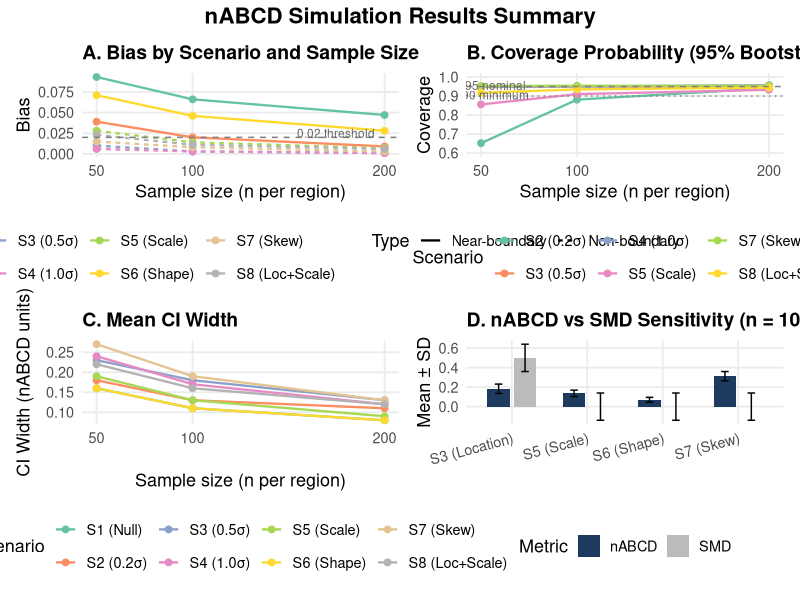

This figure's R source:
# Plot simulation results from nABCD paper tables
# Generates 4 panels for review

library(ggplot2)
library(tidyr)
library(dplyr)
library(patchwork)

# ---- Data from paper tables ----

# Table 3: Bias
bias_df <- data.frame(
  Scenario = rep(c("S1 (Null)", "S2 (0.2σ)", "S3 (0.5σ)", "S4 (1.0σ)",
                    "S5 (Scale)", "S6 (Shape)", "S7 (Skew)", "S8 (Loc+Scale)"), each = 3),
  True_nABCD = rep(c(0.000, 0.073, 0.180, 0.328, 0.122, 0.024, 0.304, 0.175), each = 3),
  n = rep(c(50, 100, 200), 8),
  Bias = c(0.093, 0.066, 0.047,  # S1
           0.039, 0.020, 0.009,  # S2
           0.010, 0.003, 0.001,  # S3
           0.006, 0.003, 0.001,  # S4
           0.028, 0.014, 0.007,  # S5
           0.071, 0.046, 0.028,  # S6
           0.015, 0.008, 0.003,  # S7
           0.023, 0.011, 0.006)  # S8
)

# Table 4: Coverage
coverage_df <- data.frame(
  Scenario = rep(c("S2 (0.2σ)", "S3 (0.5σ)", "S4 (1.0σ)",
                    "S5 (Scale)", "S7 (Skew)", "S8 (Loc+Scale)"), each = 3),
  n = rep(c(50, 100, 200), 6),
  Coverage = c(0.652, 0.881, 0.941,  # S2
               0.947, 0.951, 0.947,  # S3
               0.950, 0.950, 0.957,  # S4
               0.856, 0.910, 0.933,  # S5
               0.953, 0.954, 0.954,  # S7
               0.917, 0.935, 0.944)  # S8
)

# Table 5: RMSE and CI width
precision_df <- data.frame(
  Scenario = rep(c("S1 (Null)", "S2 (0.2σ)", "S3 (0.5σ)", "S4 (1.0σ)",
                    "S5 (Scale)", "S6 (Shape)", "S7 (Skew)", "S8 (Loc+Scale)"), each = 3),
  n = rep(c(50, 100, 200), 8),
  RMSE = c(0.099, 0.069, 0.049,
           0.061, 0.044, 0.032,
           0.067, 0.048, 0.035,
           0.062, 0.043, 0.030,
           0.053, 0.036, 0.025,
           0.080, 0.053, 0.033,
           0.070, 0.049, 0.034,
           0.062, 0.043, 0.030),
  CI_Width = c(0.16, 0.11, 0.08,
               0.18, 0.13, 0.11,
               0.23, 0.18, 0.13,
               0.24, 0.17, 0.12,
               0.19, 0.13, 0.09,
               0.16, 0.11, 0.08,
               0.27, 0.19, 0.13,
               0.22, 0.16, 0.12)
)

# Table 6: SMD comparison (n=100)
smd_df <- data.frame(
  Scenario = c("S3 (Location)", "S5 (Scale)", "S6 (Shape)", "S7 (Skew)"),
  nABCD_mean = c(0.183, 0.136, 0.070, 0.312),
  nABCD_sd = c(0.048, 0.033, 0.025, 0.048),
  SMD_mean = c(0.50, 0.00, 0.00, 0.00),
  SMD_sd = c(0.14, 0.14, 0.14, 0.14)
)

# ---- Theme ----
theme_paper <- theme_minimal(base_size = 13) +
  theme(
    plot.title = element_text(face = "bold", size = 14),
    strip.text = element_text(face = "bold"),
    legend.position = "bottom",
    panel.grid.minor = element_blank()
  )

# ---- Plot 1: Bias ----
bias_df$n_factor <- factor(bias_df$n)
bias_df$Scenario <- factor(bias_df$Scenario,
  levels = c("S1 (Null)", "S2 (0.2σ)", "S3 (0.5σ)", "S4 (1.0σ)",
             "S5 (Scale)", "S6 (Shape)", "S7 (Skew)", "S8 (Loc+Scale)"))

# Color: boundary scenarios in red, others in blue
bias_df$Type <- ifelse(bias_df$Scenario %in% c("S1 (Null)", "S2 (0.2σ)", "S6 (Shape)"),
                       "Near-boundary", "Non-boundary")

p1 <- ggplot(bias_df, aes(x = n, y = Bias, color = Scenario, linetype = Type)) +
  geom_line(linewidth = 0.8) +
  geom_point(size = 2) +
  geom_hline(yintercept = 0.02, linetype = "dashed", color = "gray50", linewidth = 0.5) +
  annotate("text", x = 195, y = 0.025, label = "0.02 threshold", size = 3, color = "gray40", hjust = 1) +
  scale_x_continuous(breaks = c(50, 100, 200)) +
  scale_color_brewer(palette = "Set2") +
  labs(title = "A. Bias by Scenario and Sample Size",
       x = "Sample size (n per region)", y = "Bias") +
  theme_paper

# ---- Plot 2: Coverage ----
coverage_df$n_factor <- factor(coverage_df$n)
coverage_df$Scenario <- factor(coverage_df$Scenario,
  levels = c("S2 (0.2σ)", "S3 (0.5σ)", "S4 (1.0σ)",
             "S5 (Scale)", "S7 (Skew)", "S8 (Loc+Scale)"))

p2 <- ggplot(coverage_df, aes(x = n, y = Coverage, color = Scenario)) +
  geom_line(linewidth = 0.8) +
  geom_point(size = 2) +
  geom_hline(yintercept = 0.95, linetype = "dashed", color = "gray50") +
  geom_hline(yintercept = 0.90, linetype = "dotted", color = "gray50") +
  annotate("text", x = 55, y = 0.955, label = "0.95 nominal", size = 3, color = "gray40") +
  annotate("text", x = 55, y = 0.905, label = "0.90 minimum", size = 3, color = "gray40") +
  scale_x_continuous(breaks = c(50, 100, 200)) +
  scale_y_continuous(limits = c(0.6, 1.0)) +
  scale_color_brewer(palette = "Set2") +
  labs(title = "B. Coverage Probability (95% Bootstrap CI)",
       x = "Sample size (n per region)", y = "Coverage") +
  theme_paper

# ---- Plot 3: CI Width ----
precision_df$Scenario <- factor(precision_df$Scenario,
  levels = c("S1 (Null)", "S2 (0.2σ)", "S3 (0.5σ)", "S4 (1.0σ)",
             "S5 (Scale)", "S6 (Shape)", "S7 (Skew)", "S8 (Loc+Scale)"))

p3 <- ggplot(precision_df, aes(x = n, y = CI_Width, color = Scenario)) +
  geom_line(linewidth = 0.8) +
  geom_point(size = 2) +
  scale_x_continuous(breaks = c(50, 100, 200)) +
  scale_color_brewer(palette = "Set2") +
  labs(title = "C. Mean CI Width",
       x = "Sample size (n per region)", y = "CI Width (nABCD units)") +
  theme_paper

# ---- Plot 4: nABCD vs SMD ----
smd_long <- smd_df |>
  pivot_longer(cols = c(nABCD_mean, SMD_mean),
               names_to = "Metric", values_to = "Mean") |>
  mutate(
    SD = ifelse(Metric == "nABCD_mean", nABCD_sd, SMD_sd),
    Metric = ifelse(Metric == "nABCD_mean", "nABCD", "SMD"),
    Scenario = factor(Scenario, levels = c("S3 (Location)", "S5 (Scale)", "S6 (Shape)", "S7 (Skew)"))
  )

p4 <- ggplot(smd_long, aes(x = Scenario, y = Mean, fill = Metric)) +
  geom_col(position = position_dodge(0.7), width = 0.6) +
  geom_errorbar(aes(ymin = Mean - SD, ymax = Mean + SD),
                position = position_dodge(0.7), width = 0.2) +
  scale_fill_manual(values = c("nABCD" = "#1E3A5F", "SMD" = "#BBBBBB")) +
  labs(title = "D. nABCD vs SMD Sensitivity (n = 100)",
       x = "", y = "Mean ± SD") +
  theme_paper +
  theme(axis.text.x = element_text(angle = 15, hjust = 1))

# ---- Combine ----
combined <- (p1 + p2) / (p3 + p4) +
  plot_annotation(
    title = "nABCD Simulation Results Summary",
    theme = theme(plot.title = element_text(face = "bold", size = 16, hjust = 0.5))
  )

output_path <- "C:/Users/hrd13/Documents/Gak/0 Study/800Claude/20260210_SIM/similarity_metrics/projects/similarity-metric/paper/output/simulation_results_review.png"

ggsave(output_path, combined, width = 14, height = 10, dpi = 150, bg = "white")
cat("Saved to:", output_path, "\n")
